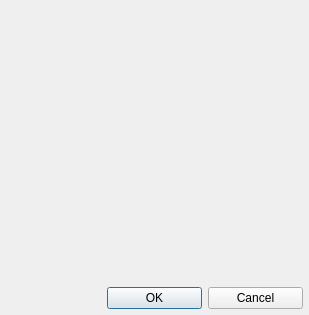
<?xml version="1.0" ?>
<ui version="4.0">
  <class>Dialog</class>
  <widget class="QDialog" name="Dialog">
    <property name="geometry">
      <rect>
        <x>0</x>
        <y>0</y>
        <width>309</width>
        <height>315</height>
      </rect>
    </property>
    <layout class="QGridLayout" name="outer_layout">
      <property name="leftMargin">
        <number>6</number>
      </property>
      <property name="topMargin">
        <number>6</number>
      </property>
      <property name="rightMargin">
        <number>6</number>
      </property>
      <property name="bottomMargin">
        <number>6</number>
      </property>
      <property name="spacing">
        <number>6</number>
      </property>
      <item row="1" column="1">
        <widget class="QPushButton" name="IDOK">
          <property name="text">
            <string>OK</string>
          </property>
        </widget>
      </item>
      <item row="1" column="2">
        <widget class="QPushButton" name="IDCANCEL">
          <property name="text">
            <string>Cancel</string>
          </property>
        </widget>
      </item>
      <item row="0" column="0">
        <widget class="QWidget" name="IDC_TAB_CHIP_SETTING"/>
      </item>
    </layout>
  </widget>
  <resources/>
  <connections/>
</ui>
